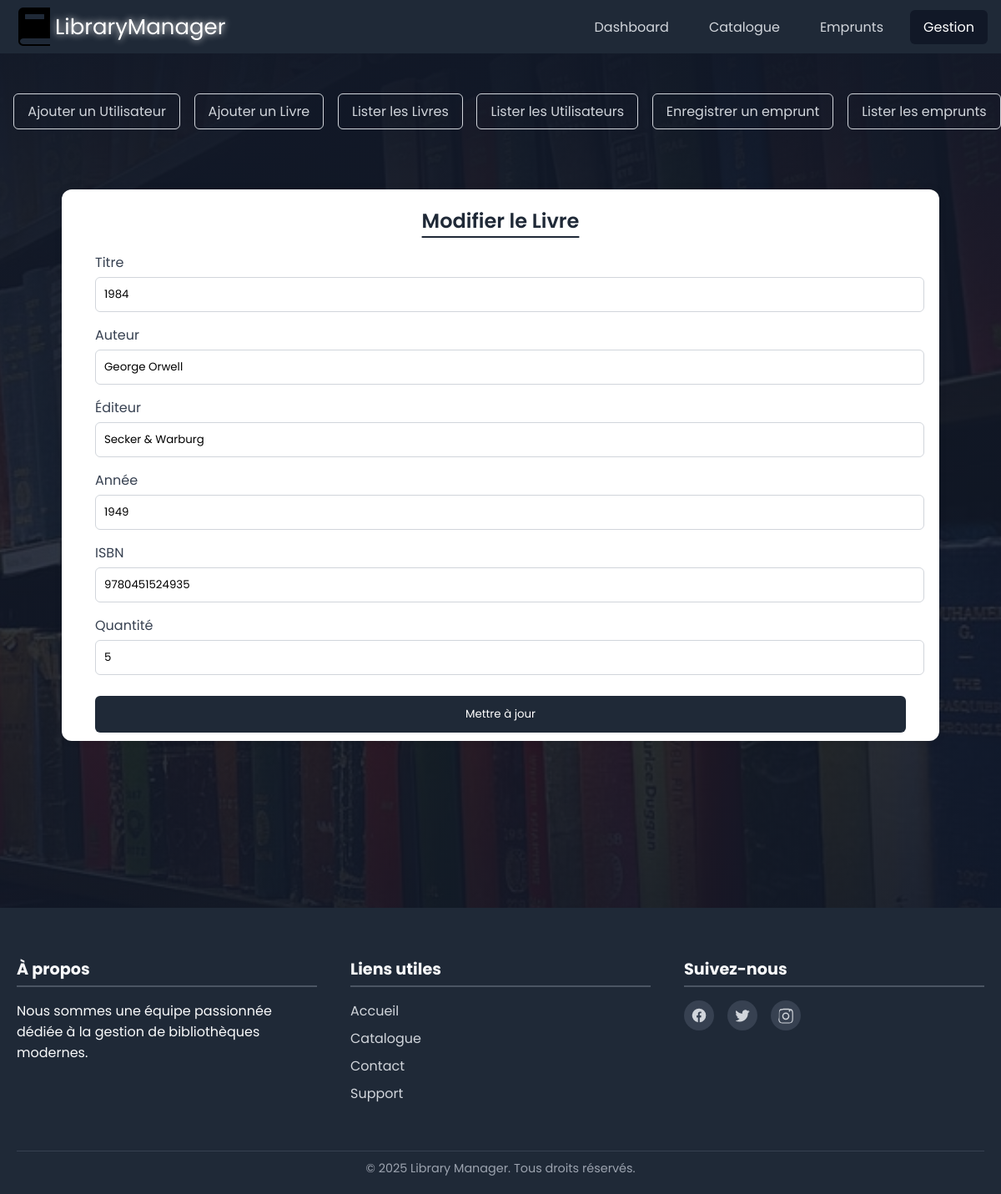
/views/gestion.php?form=edit-book&id=1, run on the app's committed database.
### tables this page shows
CREATE TABLE livres (
    id_livre INT PRIMARY KEY AUTO_INCREMENT,
    titre VARCHAR(255) NOT NULL,
    auteur VARCHAR(255) NOT NULL,
    editeur VARCHAR(255),
    annee YEAR,
    isbn VARCHAR(20) UNIQUE,
    quantite_total INT NOT NULL
);

### views/gestion.php (the view, shortened to what this page needs)
<?php
$pdo = new PDO("mysql:host=localhost;dbname=bib;charset=utf8", "root", "");
?>
<!DOCTYPE html>
<html lang="en">
<head>
    <link rel="stylesheet" href="../resources/css/style.css">
</head>
<body>
    <?php include "../includes/header.php"; ?>
    <?php
    $form = $_GET['form'] ?? 'login';
    ?>
    <div class="section">
        <div class="logo-and-links">
            <div class="nav-links options">
                <a href="/Library/views/gestion.php?form=add-user" style="border:1px solid #d1d5db"
                    class="nav-link <?php echo ($form === 'add-user') ? 'active-submenu' : ''; ?>">Ajouter un
                    Utilisateur</a>
                <a href="/Library/views/gestion.php?form=add-book" style="border:1px solid #d1d5db"
                    class="nav-link <?php echo ($form === 'add-book') ? 'active-submenu' : ''; ?>">Ajouter un Livre</a>
                <a href="/Library/views/gestion.php?form=list-book" style="border:1px solid #d1d5db"
                    class="nav-link <?php echo ($form === 'list-book') ? 'active-submenu' : ''; ?>">Lister les
                    Livres</a>
                <a href="/Library/views/gestion.php?form=list-user" style="border:1px solid #d1d5db"
                    class="nav-link <?php echo ($form === 'list-user') ? 'active-submenu' : ''; ?>">Lister les
                    Utilisateurs</a>
                <a href="/Library/views/gestion.php?form=register-borrow" style="border:1px solid #d1d5db"
                    class="nav-link <?php echo ($form === 'register-borrow') ? 'active-submenu' : ''; ?>">Enregistrer un
                    emprunt</a>
                <a href="/Library/views/gestion.php?form=list-borrow" style="border:1px solid #d1d5db"
                    class="nav-link <?php echo ($form === 'list-borrow') ? 'active-submenu' : ''; ?>">Lister les
                    emprunts</a>
            </div>
        </div>
        <section class="auth-section" id="auth">
            <?php if ($form === 'add-user'): ?>
                <div class="auth-container">
                    <form action="../controllers/addUser.php" method="POST">
                        <div class="form-group"><label>Nom</label><input type="text" name="nom" required></div>
                        <div class="form-group"><label>Prénom</label><input type="text" name="prenom" required></div>
                        <div class="form-group"><label>Email</label><input type="email" name="email" required></div>
                        <div class="form-group"><label>Téléphone</label><input type="tel" name="telephone" required></div>
                        <button type="submit">Ajouter</button>
                    </form>
                </div>
            <?php elseif ($form === 'edit-book' && isset($_GET['id'])): ?>
                <?php
                $id = $_GET['id'];
                $stmt = $pdo->prepare("SELECT * FROM livres WHERE id_livre = ?");
                $stmt->execute([$id]);
                $livre = $stmt->fetch();
                ?>
                <div class="auth-container">
                    <h2>Modifier le Livre</h2>
                    <form action="../controllers/updateBook.php" method="POST">
                        <div class="form-group"><label>Titre</label><input type="text" name="titre"
                                value="<?= htmlspecialchars($livre['titre']) ?>" required></div>
                        <div class="form-group"><label>Auteur</label><input type="text" name="auteur"
                                value="<?= htmlspecialchars($livre['auteur']) ?>" required></div>
                        <div class="form-group"><label>Éditeur</label><input type="text" name="editeur"
                                value="<?= htmlspecialchars($livre['editeur']) ?>"></div>
                        <div class="form-group"><label>Année</label><input type="number" name="annee"
                                value="<?= htmlspecialchars($livre['annee']) ?>" min="1900" max="2099"></div>
                        <div class="form-group"><label>ISBN</label><input type="text" name="isbn"
                                value="<?= htmlspecialchars($livre['isbn']) ?>"></div>
                        <div class="form-group"><label>Quantité</label><input type="number" name="quantite_total"
                                value="<?= htmlspecialchars($livre['quantite_total']) ?>" min="1" required></div>
                        <button type="submit">Mettre à jour</button>
                    </form>
                </div>
            <?php endif; ?>
        </section>
    </div>
    <?php include '../includes/footer.php'; ?>
</body>
</html>

### resources/css/style.css (style rules this page uses)
body { margin: 0; font-family: poppins; background-color: #1f2937; color: white; }
.section { position: relative; overflow: hidden; padding-top: 3rem; padding-bottom: 8rem; background-image: linear-gradient(rgb(17, 24, 39), rgba(17, 24, 39, 0.85), rgb(17, 24, 39)), url('../images/background.jpg'); backdrop-filter: blur(15px); background-repeat: no-repeat; background-size: cover; background-position: center; background-attachment: fixed }

### includes/header.php (style rules this page uses)
* { font-family: poppins; }
.nav-links { display: flex; gap: 1rem; margin-left: 1rem; }
.nav-link { text-decoration: none; color: #d1d5db; padding: 0.5rem 1rem; border-radius: 6px; }
.options { display: flex; justify-content: space-around }

### views/gestion.php (style rules this page uses)
.auth-section { display: flex; justify-content: center; align-items: center; padding: 60px 20px; width: 90%; margin: 1% auto; font-family: sans-serif; }
.auth-container { background-color: white; padding: 0 40px 10px 40px; border-radius: 12px; box-shadow: 0 0 10px rgba(0, 0, 0, 0.1); width: 90%; }
h2 { text-align: center; margin-bottom: 20px; color: #1f2937; text-decoration: underline; text-underline-offset: 10px; }
.form-group { margin-bottom: 15px; }
.form-group label { display: block; margin-bottom: 5px; color: #374151; }
.form-group input, .form-group select { width: 100%; padding: 10px; border: 1px solid #d1d5db; border-radius: 6px; }
button { width: 100%; padding: 12px; background-color: #1f2937; color: white; border: none; border-radius: 6px; cursor: pointer; margin-top: 10px; }
h2 { font-size: rem; font-weight: 600; }

### data on the page
livres: titre "1984", auteur "George Orwell", editeur "Secker & Warburg", annee "1949", isbn "9780451524935", quantite_total "5"
